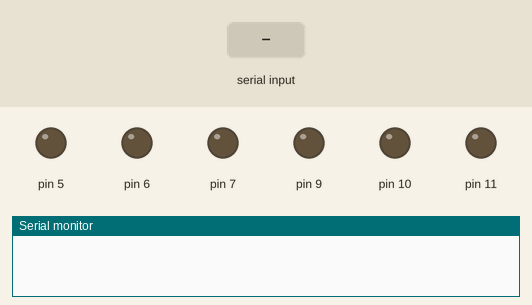
Bench run of a sketch on a simulated Arduino Uno, built with avr-gcc and run on an emulated ATmega328P. Shown: output pins drawn as LEDs (lit = HIGH), the last lines printed to the serial monitor. Inputs (shaded band) come from the test bench.

Above: at 1.2 s.
1.3 s: byte 70 (70) received over Serial
At 2.5 s:
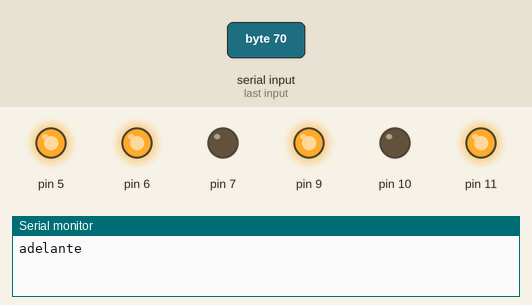
2.8 s: byte 66 (66) received over Serial
At 3.9 s:
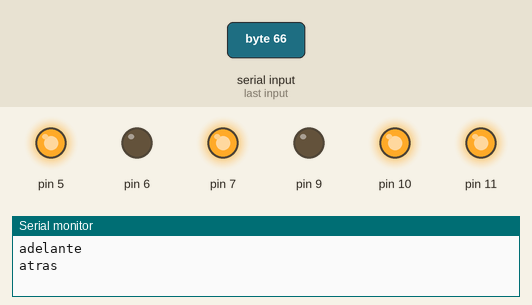
4.3 s: byte 82 (82) received over Serial
At 5.0 s:
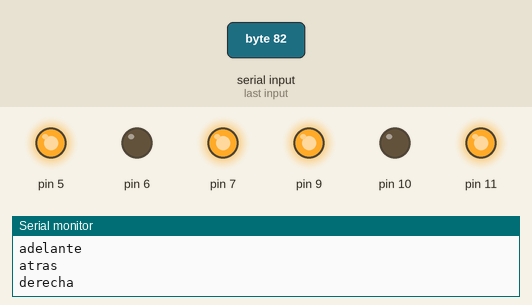
5.8 s: byte 76 (76) received over Serial
At 6.2 s:
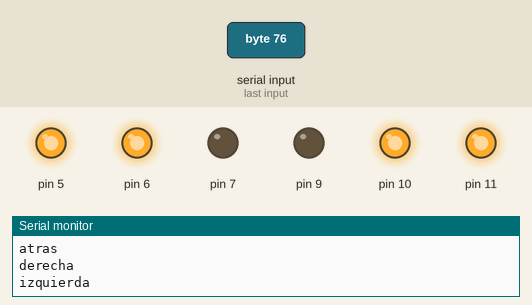
7.3 s: byte 83 (83) received over Serial
At 8.5 s:
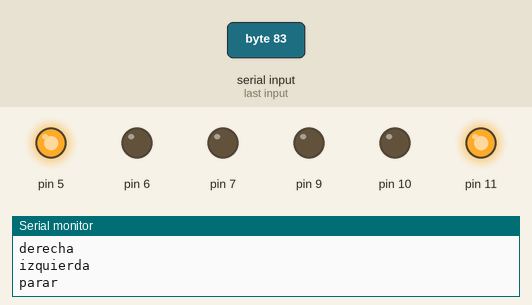
8.8 s: byte 73 (73) received over Serial
At 9.7 s:
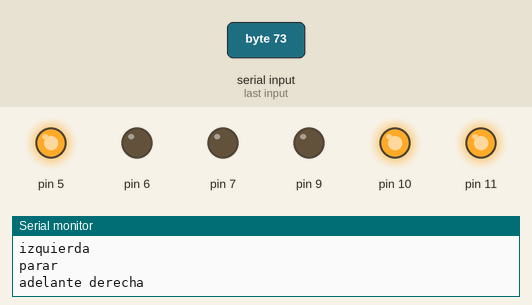
Timing chart, 0 to 11.3 s (numbered marks = the images above; inputs shaded):
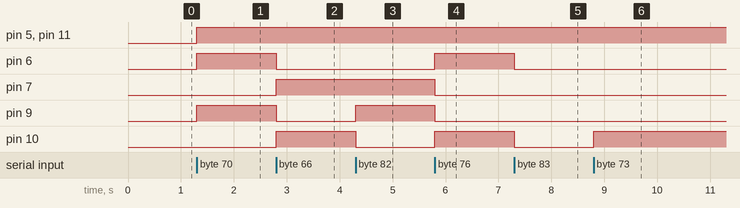

The sketch:

Projecto_autito_de_carreras.ino
```cpp
double num;
double num1;
double num2;

void setup()
{
    pinMode(9, OUTPUT);
  pinMode(10, OUTPUT);
  pinMode(11, OUTPUT);
  pinMode(6, OUTPUT);
  pinMode(7, OUTPUT);
  pinMode(5, OUTPUT);

  Serial.begin(9600);
  Serial.flush();
  while(Serial.available()>0)Serial.read();

  num1 = 255;

}


void loop()
{

    num = Serial.read();
    if ((num > -1)) {
      if ((num == 70)) {
        digitalWrite(9,HIGH);
        digitalWrite(10,LOW);
        analogWrite(11,num1);
        digitalWrite(6,HIGH);
        digitalWrite(7,LOW);
        analogWrite(5,num1);
        Serial.println(String("adelante"));
      }

      if ((num == 66)) {
        digitalWrite(9,LOW);
        digitalWrite(10,HIGH);
        analogWrite(11,num1);
        digitalWrite(6,LOW);
        digitalWrite(7,HIGH);
        analogWrite(5,num1);
        Serial.println(String("atras"));
      }

      if ((num == 82)) {
        digitalWrite(9,HIGH);
        digitalWrite(10,LOW);
        analogWrite(11,num1);
        digitalWrite(6,LOW);
        digitalWrite(7,HIGH);
        analogWrite(5,num1);
        Serial.println(String("derecha"));
      }

      if ((num == 76)) {
        digitalWrite(9,LOW);
        digitalWrite(10,HIGH);
        analogWrite(11,num1);
        digitalWrite(6,HIGH);
        digitalWrite(7,LOW);
        analogWrite(5,num1);
        Serial.println(String("izquierda"));
      }

      if ((num == 83)) {
        digitalWrite(9,LOW);
        digitalWrite(10,LOW);
        analogWrite(11,num1);
        digitalWrite(6,LOW);
        digitalWrite(7,LOW);
        analogWrite(5,num1);
        Serial.println(String("parar"));
      }

      if ((num == 71)) {
        digitalWrite(9,HIGH);
        digitalWrite(10,LOW);
        analogWrite(11,num1);
        digitalWrite(6,HIGH);
        digitalWrite(7,LOW);
        analogWrite(5,num1);
        Serial.println(String("adelante izquierda"));
      }

      if ((num == 73)) {
        digitalWrite(9,LOW);
        digitalWrite(10,HIGH);
        analogWrite(11,num1);
        digitalWrite(6,LOW);
        digitalWrite(7,LOW);
        analogWrite(5,num1);
        Serial.println(String("adelante derecha"));
      }

      if ((num == 72)) {
        digitalWrite(9,LOW);
        digitalWrite(10,LOW);
        analogWrite(11,num1);
        digitalWrite(6,LOW);
        digitalWrite(7,HIGH);
        analogWrite(5,num1);
        Serial.println(String("atras derecha"));
      }

      if ((num == 74)) {
        digitalWrite(9,LOW);
        digitalWrite(10,LOW);
        analogWrite(11,num1);
        digitalWrite(6,HIGH);
        digitalWrite(7,LOW);
        analogWrite(5,num1);
        Serial.println(String("atras izquierda"));
      }

      if ((num == 113)) {
        num1 = 255;
        Serial.println(String("maxima velocidad"));
      }

      if (((num >= 48) && (num <= 57))) {
        num2 = (num - 48);
        num1 = map(num2, 0,9,60,225);
        Serial.println(String("velocidad")+String(num2));
      }
    }
}
```

Measured:
- after the input at 1.3 s, pin 5, pin 6, pin 9, pin 11: LOW → HIGH at once
- after the input at 2.8 s, pin 6, pin 9: HIGH → LOW at once; pin 7, pin 10: LOW → HIGH at once
- after the input at 4.3 s, pin 9: LOW → HIGH at once; pin 10: HIGH → LOW at once
- after the input at 5.8 s, pin 6, pin 10: LOW → HIGH at once; pin 7, pin 9: HIGH → LOW at once
- after the input at 7.3 s, pin 6, pin 10: HIGH → LOW at once
- after the input at 8.8 s, pin 10: LOW → HIGH at once
